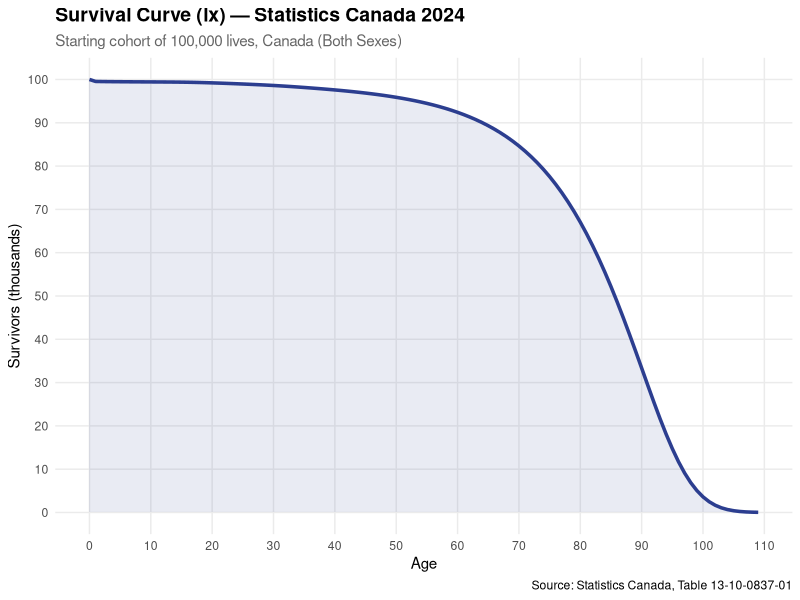
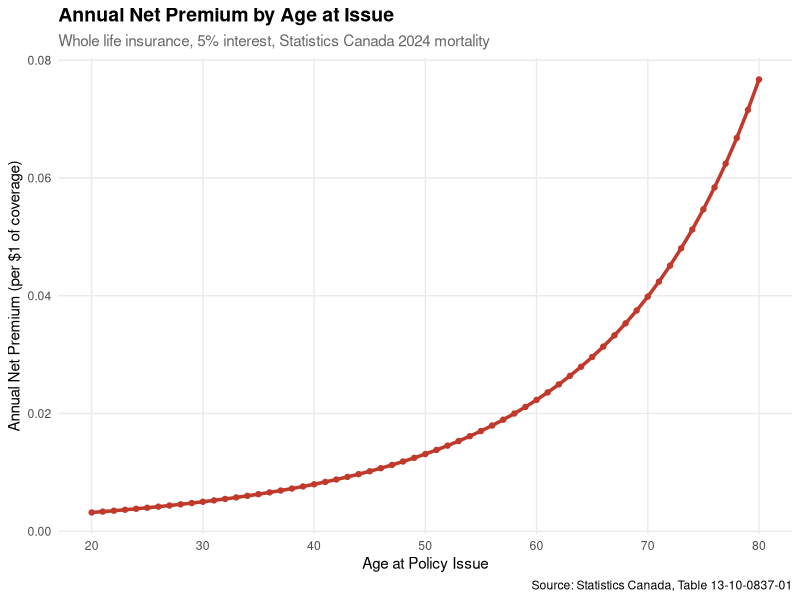

Here is the R script that generated these plots, in order:
# ============================================================
# Life Table & Actuarial Analysis
# Author: Vincent Nguyen
# Data: Statistics Canada, Table 13-10-0837-01 (2024)
# Description: Constructs a life table from real Canadian
#              mortality data and calculates actuarial
#              present values
# ============================================================

library(tidyverse)
library(ggplot2)

# ============================================================
# SECTION 1: LOAD REAL CANADIAN MORTALITY DATA
# Source: Statistics Canada, 2024
# ============================================================

raw <- read.csv("Life_expectancy.csv", skip = 13, header = FALSE)

raw <- raw[1:111, ]
colnames(raw) <- c("age_label", "dx")
raw$age <- 0:110
raw$dx <- as.numeric(gsub(",", "", raw$dx))
raw <- raw[raw$age <= 109, ]

# ============================================================
# SECTION 2: BUILD THE LIFE TABLE
# ============================================================

n <- nrow(raw)
age <- raw$age
dx <- raw$dx

lx <- numeric(n)
lx[1] <- 100000
for (i in 2:n) {
  lx[i] <- lx[i - 1] - dx[i - 1]
}

qx <- dx / lx
px <- 1 - qx

life_table <- data.frame(age, lx, dx, qx, px)

cat("=== Life Table (First 20 rows) ===\n")
print(head(life_table, 20))

# ============================================================
# SECTION 3: LIFE EXPECTANCY
# ============================================================

Lx <- numeric(n)
for (i in 1:(n - 1)) {
  Lx[i] <- (lx[i] + lx[i + 1]) / 2
}
Lx[n] <- lx[n] / 2

Tx <- numeric(n)
for (i in 1:n) {
  Tx[i] <- sum(Lx[i:n])
}

ex <- Tx / lx

life_table$Lx <- Lx
life_table$Tx <- Tx
life_table$ex <- ex

cat("\n=== Life Expectancy ===\n")
cat("Life expectancy at birth (age 0):", round(ex[1], 2), "years\n")
cat("Life expectancy at age 25:", round(ex[26], 2), "years\n")
cat("Life expectancy at age 65:", round(ex[66], 2), "years\n")

# ============================================================
# SECTION 4: SURVIVAL CURVE PLOT
# ============================================================

ggplot(life_table, aes(x = age, y = lx / 1000)) +
  geom_line(color = "#2C3E90", linewidth = 1.2) +
  geom_area(fill = "#2C3E90", alpha = 0.1) +
  labs(
    title = "Survival Curve (lx) — Statistics Canada 2024",
    subtitle = "Starting cohort of 100,000 lives, Canada (Both Sexes)",
    x = "Age",
    y = "Survivors (thousands)",
    caption = "Source: Statistics Canada, Table 13-10-0837-01"
  ) +
  scale_x_continuous(breaks = seq(0, 110, 10)) +
  scale_y_continuous(breaks = seq(0, 100, 10)) +
  theme_minimal() +
  theme(
    plot.title = element_text(face = "bold", size = 14),
    plot.subtitle = element_text(color = "gray40"),
    panel.grid.minor = element_blank()
  )

# ============================================================
# SECTION 5: ACTUARIAL PRESENT VALUES
# ============================================================

i <- 0.05
v <- 1 / (1 + i)
omega <- n

ages_of_interest <- c(25, 30, 35, 40, 45, 50)
results <- data.frame(Age = ages_of_interest, Ax = NA, ax = NA, Premium = NA)

for (j in seq_along(ages_of_interest)) {
  x_j <- ages_of_interest[j] + 1  # +1 for R's 1-based indexing
  tpx_j <- lx[x_j:omega] / lx[x_j]
  Ax_j <- sum(v^(1:length(tpx_j)) * (tpx_j * qx[x_j:omega]))
  ax_j <- sum(v^(0:(length(tpx_j)-1)) * tpx_j)
  results$Ax[j] <- round(Ax_j, 4)
  results$ax[j] <- round(ax_j, 4)
  results$Premium[j] <- round(Ax_j / ax_j, 4)
}

cat("\n=== Actuarial Present Values by Age (5% interest) ===\n")
print(results)

# ============================================================
# SECTION 6: PREMIUM BY AGE PLOT
# ============================================================

ages_full <- 20:80
results_full <- data.frame(Age = ages_full, Ax = NA, ax = NA, Premium = NA)

for (j in seq_along(ages_full)) {
  x_j <- ages_full[j] + 1  # +1 for R's 1-based indexing
  tpx_j <- lx[x_j:omega] / lx[x_j]
  Ax_j <- sum(v^(1:length(tpx_j)) * (tpx_j * qx[x_j:omega]))
  ax_j <- sum(v^(0:(length(tpx_j)-1)) * tpx_j)
  results_full$Ax[j] <- Ax_j
  results_full$ax[j] <- ax_j
  results_full$Premium[j] <- Ax_j / ax_j
}

ggplot(results_full, aes(x = Age, y = Premium)) +
  geom_line(color = "#C0392B", linewidth = 1.2) +
  geom_point(color = "#C0392B", size = 1.5) +
  labs(
    title = "Annual Net Premium by Age at Issue",
    subtitle = "Whole life insurance, 5% interest, Statistics Canada 2024 mortality",
    x = "Age at Policy Issue",
    y = "Annual Net Premium (per $1 of coverage)",
    caption = "Source: Statistics Canada, Table 13-10-0837-01"
  ) +
  scale_x_continuous(breaks = seq(20, 80, 10)) +
  theme_minimal() +
  theme(
    plot.title = element_text(face = "bold", size = 14),
    plot.subtitle = element_text(color = "gray40"),
    panel.grid.minor = element_blank()
  )
